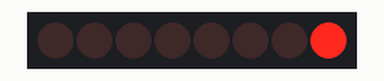
Recording of a sketch running on a simulated Arduino Uno, built with avr-gcc and run on an emulated ATmega328P. On the bench: 8 shift-register outputs drawn as a row of LEDs (first output left, lit = HIGH). Wiring (inferred from the names in the program): shift register (74HC595): data pin 8; shift clock pin 10; latch pin 9. Wiring (inferred from the signals the program sends): row of LEDs: on Q0, Q1, Q2, Q3, Q4, Q5, Q6, Q7.

Above: at 0.2 s.
At 1.2 s:
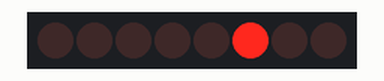
At 2.2 s:
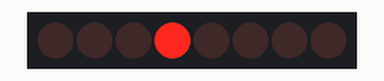
At 4.2 s:
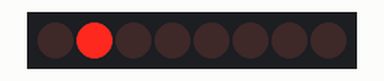
At 6.7 s:
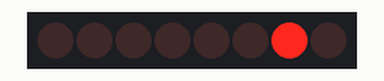
At 8.7 s:
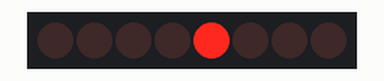
Timing chart, 0 to 9.1 s (numbered marks = the images above):
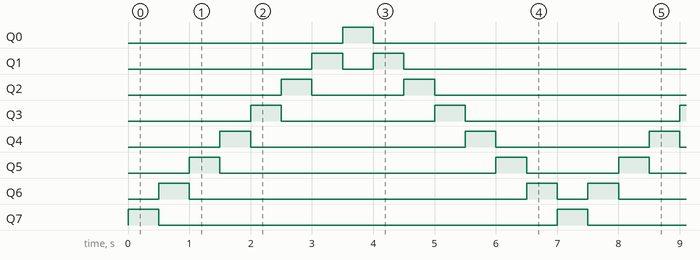

The sketch:

sketch_alternate_register_beguchiy_vsadnik.ino
```cpp
/* Бегущий огонь на сдвиговом регистре */

const int SER = 8;                // Подключение вывода DATA
const int LATCH = 9;              // Подключение вывода LATCH
const int CLK = 10;               // Подключение вывода CLOCK

int seq[14] = {1, 2, 4, 8, 16, 32, 64, 128, 64, 32, 16, 8, 4, 2};     // Последовательность включения светодиодов

void setup() {                    // Конфигкрация выводов как выход
 pinMode(SER, OUTPUT);
 pinMode(LATCH, OUTPUT);
 pinMode(CLK, OUTPUT);
}

void loop() {
  for(int i = 0; i < 14; i++) {
    digitalWrite(LATCH, LOW);        // LATCH - низкий уровень
    shiftOut(SER, CLK, LSBFIRST, seq[i]);     // Старший бит - последний
    digitalWrite(LATCH, HIGH);                   // LATCH - высокий уровень
    delay(500);                     // Скорость анимации
  }
}
```

Measured:
- by itself, Q0, Q7: alternates HIGH for 0.50 s and LOW for 6.5 s
- by itself, Q1: repeats every 7.0 s: LOW 0.50 s, HIGH 0.50 s, LOW 5.5 s, HIGH 0.50 s
- by itself, Q2: repeats every 7.0 s: LOW 1.5 s, HIGH 0.50 s, LOW 4.5 s, HIGH 0.50 s
- by itself, Q3: repeats every 7.0 s: LOW 2.5 s, HIGH 0.50 s, LOW 3.5 s, HIGH 0.50 s
- by itself, Q4: repeats every 7.0 s: LOW 3.5 s, HIGH 0.50 s, LOW 2.5 s, HIGH 0.50 s
- by itself, Q5: repeats every 7.0 s: LOW 4.5 s, HIGH 0.50 s, LOW 1.5 s, HIGH 0.50 s
- by itself, Q6: repeats every 7.0 s: LOW 5.5 s, HIGH 0.50 s, LOW 0.50 s, HIGH 0.50 s
